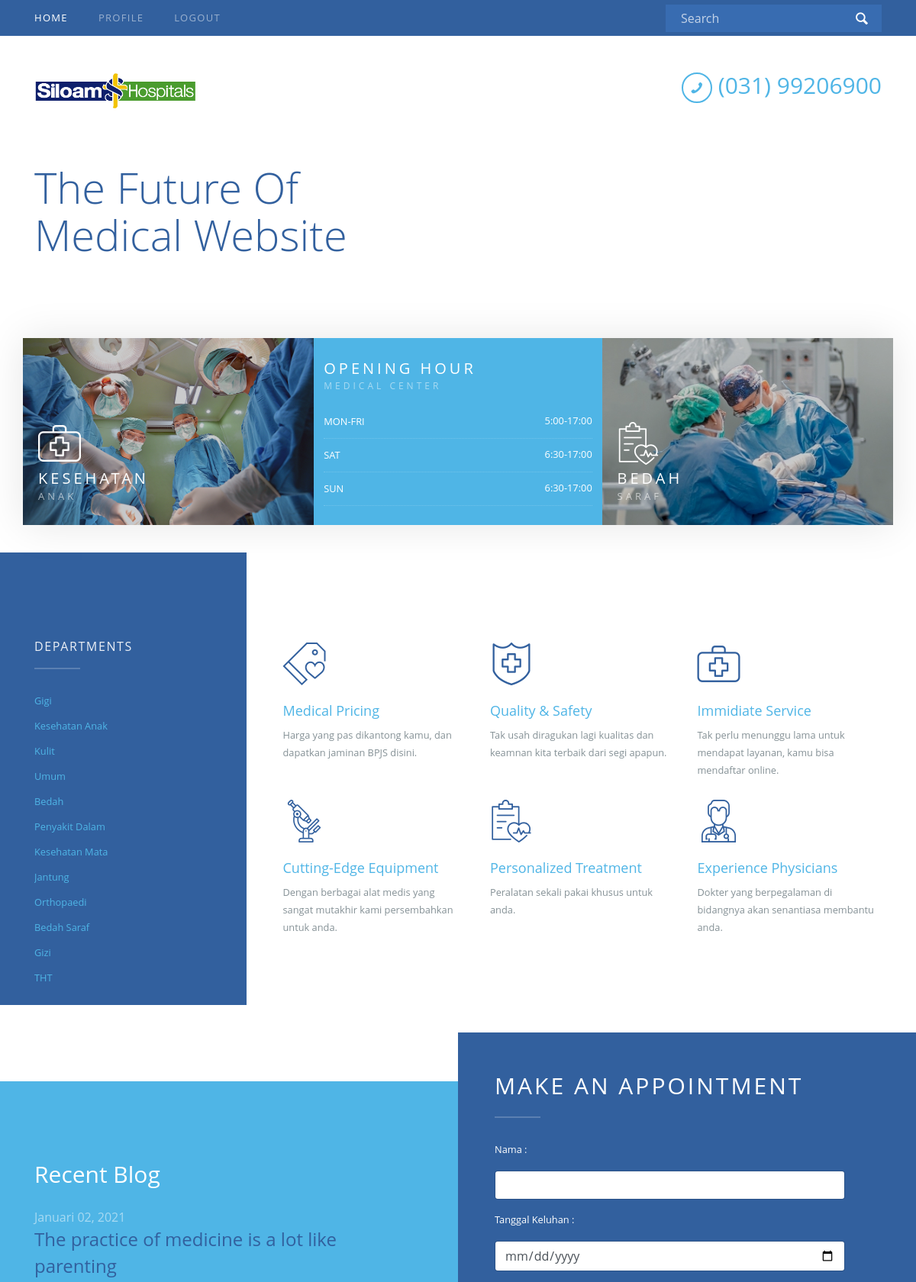
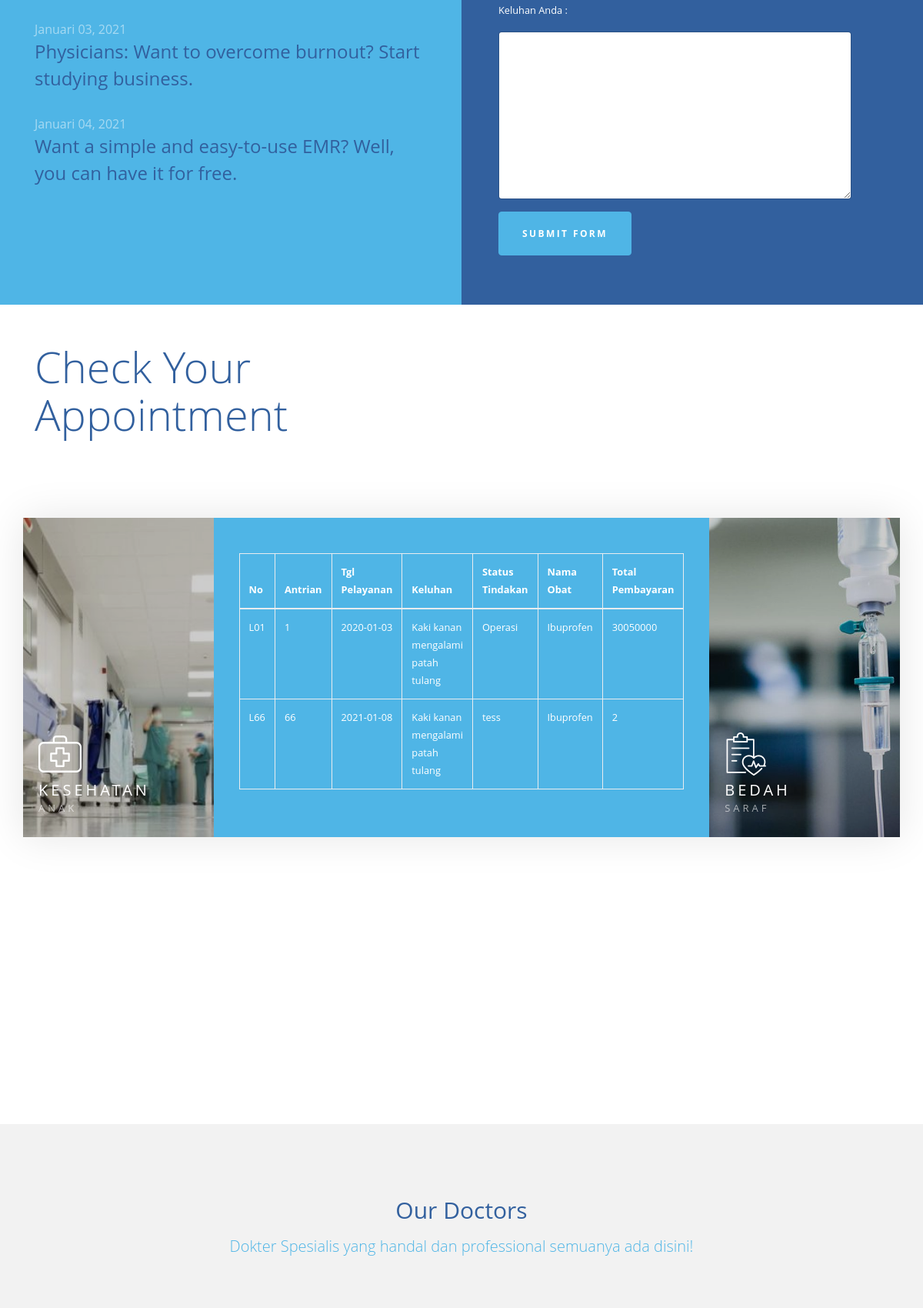
Page /home.php (signed in, upper part) on the committed database (2 pictures, top to bottom).
### tables this page shows
CREATE TABLE `pelayanan` (
  `no_pelayanan` varchar(5) NOT NULL,
  `no_antrian` int(11) NOT NULL,
  `tgl_pelayanan` date DEFAULT NULL,
  `keluhan` varchar(200) DEFAULT NULL,
  `status_tindakan` varchar(30) DEFAULT NULL,
  `total_pembayaran` int(11) DEFAULT NULL,
  `status_pembayaran` varchar(10) DEFAULT NULL,
  `id_petugas` varchar(5) DEFAULT NULL,
  `id_pasien` varchar(5) DEFAULT NULL,
  `id_dokter` varchar(5) DEFAULT NULL,
  `id_tindakan` varchar(5) DEFAULT NULL,
  `id_obat` varchar(5) DEFAULT NULL
);

CREATE TABLE `obat` (
  `id_obat` varchar(5) NOT NULL,
  `nama_obat` varchar(30) NOT NULL,
  `stok_obat` int(11) NOT NULL,
  `harga_obat_per_pcs` int(11) NOT NULL
);

### home.php (the view, shortened to what this page needs)
<!DOCTYPE html>
<html lang="en">
<head>
  <link rel="stylesheet" href="css/bootstrap.min.css">
  <link rel="stylesheet" href="css/open-iconic-bootstrap.min.css">
  <link rel="stylesheet" href="css/owl.carousel.min.css">
  <link rel="stylesheet" href="css/owl.theme.default.min.css">
  <link rel="stylesheet" href="css/icomoon.css">
  <link rel="stylesheet" href="css/flaticon.css">
  <link rel="stylesheet" href="css/animate.css">
  <link rel="stylesheet" href="css/bootstrap-datepicker.css">
  <link rel="stylesheet" href="css/style.css">
</head>
<body>
  <nav class="navbar navbar-expand-lg navbar-dark bg-dark probootstrap-navbar-dark">
    <div class="container">
      <div class="collapse navbar-collapse" id="probootstrap-nav">
        <ul class="navbar-nav mr-auto">
          <li class="nav-item active"><a href="index.html" class="nav-link pl-0">Home</a></li>
          <?php if (!empty($_SESSION['id_user'])) { ?>
            <li class="nav-item"><a href="profile.php" class="nav-link">Profile</a></li>
            <li class="nav-item"><a href="#" class="nav-link" data-toggle="modal" data-target="#logoutModal">Logout</a>
            </li>
          <?php } else { ?>
            <li class="nav-item"><a href="login.php" class="nav-link">Login</a></li>
          <?php } ?>
        </ul>
        <div class="ml-auto">
          <form action="#" method="get" class="probootstrap-search-form mb-sm-0 mb-3">
            <div class="form-group">
              <button class="icon submit"><span class="icon-magnifying-glass"></span></button>
              <input type="text" class="form-control" placeholder="Search">
            </div>
          </form>
        </div>
      </div>
    </div>
  </nav>
  <header role="banner" class="probootstrap-header py-5">
    <div class="container">
      <div class="row">
        <div class="col-md-3 mb-4">
          <a href="index.html" class="mr-auto"><img src="img/siloam.png" width="212" height="48" class="hires"></a>
        </div>
        <div class="col-md-9">
          <div class="float-md-right float-none">
            <div class="probootstrap-contact-phone d-flex align-items-top mb-3 float-left">
              <span class="icon mr-2"><i class="icon-phone"></i></span>
              <span class="probootstrap-text"> (031) 99206900 <small class="d-block">
            </div>
          </div>
        </div>
      </div>
    </div>
  </header>
  <section class="mb-5">
    <div class="container">
      <div class="row">
        <div class="col-md-6 mb-5">
          <h1 class="display-4">The Future Of Medical Website</h1>
        </div>
      </div>
    </div>
  </section>
  <section class="probootstrap-features-1" style="padding-bottom: 100px;">
    <div class="container">
      <div class="row">
        <div class="col-md probootstrap-feature-item" style="background-image: url(img/rs_anak.jpg);">
          <div class="probootstrap-feature-item-text">
            <span class="icon"><i class="flaticon-first-aid-kit display-4"></i></span>
            <h2>KESEHATAN<span>ANAK</span></h2>
          </div>
        </div>
        <div class="col-md probootstrap-opening">
          <h2 class="text-uppercase mb-3">Opening Hour <span>Medical Center</span></h2>
          <ul class="list-unstyled probootstrap-schedule">
            <li>Mon-Fri <span>5:00-17:00</span></li>
            <li>Sat <span>6:30-17:00</span></li>
            <li>Sun <span>6:30-17:00</span></li>
          </ul>
        </div>
        <div class="col-md probootstrap-feature-item" style="background-image: url(img/bedah.jpg);">
          <div class="probootstrap-feature-item-text">
            <span class="icon"><i class="flaticon-gym-control-of-exercises-with-a-list-on-a-clipboard-and-heart-beats display-4"></i></span>
            <h2>BEDAH <span>SARAF</span></h2>
          </div>
        </div>
      </div>
    </div>
  </section>
  <section class="probootstrap-services" style="padding-bottom: 100px;">
    <div class="container">
      <div class="row no-gutters">
        <div class="col-md-3 probootstrap-aside-stretch-left">
          <div class="mb-3">
            <h2 class="h6">Departments</h2>
            <ul class="list-unstyled probootstrap-light mb-4">
              <li><a href="#">Gigi</a></li>
              <li><a href="#">Kesehatan Anak</a></li>
              <li><a href="#">Kulit</a></li>
              <li><a href="#">Umum</a></li>
              <li><a href="#">Bedah</a></li>
              <li><a href="#">Penyakit Dalam</a></li>
              <li><a href="#">Kesehatan Mata</a></li>
              <li><a href="#">Jantung</a></li>
              <li><a href="#">Orthopaedi</a></li>
              <li><a href="#">Bedah Saraf</a></li>
              <li><a href="#">Gizi</a></li>
              <li><a href="#">THT</a></li>
            </ul>
          </div>
        </div>
        <div class="col-md-9 pl-md-5 pl-0">
          <div class="row mb-5">
            <div class="col-lg-4 col-md-6">
              <div class="media d-block mb-4 text-left probootstrap-media">
                <div class="probootstrap-icon mb-3"><span class="flaticon-price-tag display-4"></span></div>
                <div class="media-body">
                  <h3 class="h5 mt-0 text-secondary">Medical Pricing</h3>
                  <p>Harga yang pas dikantong kamu, dan dapatkan jaminan BPJS disini.</p>
                </div>
              </div>
            </div>
            <div class="col-lg-4 col-md-6">
              <div class="media d-block mb-4 text-left probootstrap-media">
                <div class="probootstrap-icon mb-3"><span class="flaticon-shield-with-cross display-4"></span></div>
                <div class="media-body">
                  <h3 class="h5 mt-0 text-secondary">Quality &amp; Safety</h3>
                  <p>Tak usah diragukan lagi kualitas dan keamnan kita terbaik dari segi apapun.</p>
                </div>
              </div>
            </div>
            <div class="col-lg-4 col-md-6">
              <div class="media d-block mb-4 text-left probootstrap-media">
                <div class="probootstrap-icon mb-3"><span class="flaticon-first-aid-kit display-4"></span></div>
                <div class="media-body">
                  <h3 class="h5 mt-0 text-secondary">Immidiate Service</h3>
                  <p>Tak perlu menunggu lama untuk mendapat layanan, kamu bisa mendaftar online.</p>
                </div>
              </div>
            </div>
            <div class="col-lg-4 col-md-6">
              <div class="media d-block mb-4 text-left probootstrap-media">
                <div class="probootstrap-icon mb-3"><span class="flaticon-microscope display-4"></span></div>
                <div class="media-body">
                  <h3 class="h5 mt-0 text-secondary">Cutting-Edge Equipment</h3>
                  <p>Dengan berbagai alat medis yang sangat mutakhir kami persembahkan untuk anda.</p>
                </div>
              </div>
            </div>
            <div class="col-lg-4 col-md-6">
              <div class="media d-block mb-4 text-left probootstrap-media">
                <div class="probootstrap-icon mb-3"><span class="flaticon-gym-control-of-exercises-with-a-list-on-a-clipboard-and-heart-beats display-4"></span></div>
                <div class="media-body">
                  <h3 class="h5 mt-0 text-secondary">Personalized Treatment</h3>
                  <p>Peralatan sekali pakai khusus untuk anda.</p>
                </div>
              </div>
            </div>
            <div class="col-lg-4 col-md-6">
              <div class="media d-block mb-4 text-left probootstrap-media">
                <div class="probootstrap-icon mb-3"><span class="flaticon-doctor display-4"></span></div>
                <div class="media-body">
                  <h3 class="h5 mt-0 text-secondary">Experience Physicians</h3>
                  <p>Dokter yang berpegalaman di bidangnya akan senantiasa membantu anda.</p>
                </div>
              </div>
            </div>
          </div>
        </div>
      </div>
    </div>
  </section>
  <section class="probootstrap-blog-appointment">
    <div class="container">
      <div class="row no-gutters">
        <div class="col-md-6 pr-md-5 pr-0 pt-md-5 pt-0 pb-md-5 pb-0">
          <h2 class="h1 mb-4 text-white">Recent Blog</h2>
          <ul class="probootstrap-blog-list list-unstyled">
            <li>
              <h2><span class="date">Januari 02, 2021</span><a href="#">The practice of medicine is a lot like parenting </a></h2>
            </li>
            <li>
              <h2><span class="date">Januari 03, 2021</span><a href="#">Physicians: Want to overcome burnout? Start studying business. </a></h2>
            </li>
            <li>
              <h2><span class="date">Januari 04, 2021</span><a href="#">Want a simple and easy-to-use EMR? Well, you can have it for free. </a></h2>
            </li>
          </ul>
        </div>
        <div class="col-md-6 p-md-5 p-3 probootstrap-aside-stretch-right">
          <h2 class="h1 text-white">Make an Appointment</h2>
          <form method="POST" action="prosesAppointment.php" class="probootstrap-form-appointment">
            <div class="form-group">
              <p style="color:white">Nama : </p>
              <input type="text" name="nama" class="form-control" placeholder="Your Name">
              <p style="color:white;padding-top:15px">Tanggal Keluhan : </p>
            </div>
            <div class="form-group">
              <input type="date" name="tanggal" class="form-control form-control-user" placeholder="Appointment Date">
            </div>
            <div class="form-group">
              <p style="color:white">Keluhan Anda : </p>
              <textarea name="keluhan" class="form-control" id="" cols="30" rows="10" placeholder="Write your message"></textarea>
            </div>
            <div class="form-group">
              <?php if (!empty($_SESSION['id_user'])) { ?>
                <input type="submit" value="Submit Form" class="btn btn-secondary">
              <?php } else { ?>
                <a href="login.php" value="Submit Form" class="btn btn-secondary">Submit Form</a>
              <?php } ?>
            </div>
          </form>
        </div>
      </div>
    </div>
  </section>
  <section class="mb-5" style="padding-top:50px">
    <div class="container">
      <div class="row">
        <div class="col-md-6 mb-5">
          <h1 class="display-4">Check Your Appointment</h1>
        </div>
      </div>
    </div>
  </section>
  <section class="probootstrap-features-1" style="padding-bottom: 100px;">
    <div class="container">
      <div class="row">
        <div class="col-md probootstrap-feature-item" style="background-image: url(img/ruang.jpg);">
          <div class="probootstrap-feature-item-text">
            <span class="icon"><i class="flaticon-first-aid-kit display-4"></i></span>
            <h2>KESEHATAN<span>ANAK</span></h2>
          </div>
        </div>
        <div class="col-md probootstrap-opening">
          <?php
          $link = mysqli_connect("localhost", "root", "", "klinik_kesehatan");
          $id_pasien = $_SESSION['id_user'];
          $sql = "SELECT p.no_pelayanan as no_pelayanan, p.no_antrian as no_antrian, p.tgl_pelayanan as tgl_pelayanan, p.keluhan as keluhan, p.status_tindakan as status_tindakan, p.total_pembayaran as total_pembayaran, o.nama_obat FROM pelayanan as p JOIN obat as o ON p.id_obat = o.id_obat WHERE p.id_pasien = '$id_pasien'";
          if ($result = mysqli_query($link, $sql)) {
            if (mysqli_num_rows($result) > 0) {
          ?>
              <div class="card-body">
                <div class="table-responsive">
                  <table class="table table-bordered" id="dataTable" width="100%" cellspacing="0" style="color:white">
                    <thead>
                      <tr>
                        <th>No</th>
                        <th>Antrian</th>
                        <th>Tgl Pelayanan</th>
                        <th>Keluhan</th>
                        <th>Status Tindakan</th>
                        <th>Nama Obat</th>
                        <th>Total Pembayaran</th>
                      </tr>
                    </thead>
                    <tbody>
                      <tr>
                        <?php
                        while ($row = mysqli_fetch_array($result)) {
                        ?>
                          <td><?php
                              echo  $row['no_pelayanan'];
                              ?>
                          </td>
                          <td><?php
                              echo $row['no_antrian'];
                              ?>
                          </td>
                          <td><?php
                              echo $row['tgl_pelayanan'];
                              ?>
                          </td>
                          <td><?php
                              echo $row['keluhan'];
                              ?>
                          </td>
                          <td><?php
                              echo $row['status_tindakan'];
                              ?>
                          </td>
                          <td><?php
                              echo $row['nama_obat'];
                              ?>
                          </td>
                          <td><?php
                              echo $row['total_pembayaran'];
                              ?>
                          </td>
                      </tr>
                <?php
                        }
                      } else {
                        echo "No records matching your query were found.";
                      }
                    } else {
                      echo "ERROR: Could not able to execute $sql. " . mysqli_error($link);
                    }
                ?>
                    </tbody>
                  </table>
                </div>
              </div>
        </div>
        <div class="col-md probootstrap-feature-item" style="background-image: url(img/infus.jpg);">
          <div class="probootstrap-feature-item-text">
            <span class="icon"><i class="flaticon-gym-control-of-exercises-with-a-list-on-a-clipboard-and-heart-beats display-4"></i></span>
            <h2>BEDAH <span>SARAF</span></h2>
          </div>
        </div>
      </div>
    </div>
  </section>
  <section class="probootstrap-section" id="section-counter">
    <div class="container">
      <div class="row">
      </div>
    </div>
  </section>
  <section class="probootstrap-section bg-light">
    <div class="container">
      <div class="row mb-5">
        <div class="col-md-12 text-center">
          <h2 class="h1">Our Doctors</h2>
          <p class="lead text-secondary">Dokter Spesialis yang handal dan professional semuanya ada disini!</p>
        </div>
      </div>
      <br>
      <br>
    </div>
  </section>
</body>
</html>

### css/icomoon.css (style rules this page uses)
[class^="icon-"], [class*=" icon-"] { font-family: 'icomoon' !important; speak: none; font-style: normal; font-weight: normal; font-variant: normal; text-transform: none; line-height: 1; -webkit-font-smoothing: antialiased; -moz-osx-font-smoothing: grayscale; }
.icon-magnifying-glass:before { content: "\e9da"; }
.icon-phone:before { content: "\e9f6"; }

### rows in the picture
pelayanan: no_pelayanan "L01", no_antrian "1", tgl_pelayanan "2020-01-03", keluhan "Kaki kanan mengalami patah tulang", status_tindakan "Operasi", id_obat.nama_obat "Ibuprofen", total_pembayaran "30050000"
pelayanan: no_pelayanan "L66", no_antrian "66", tgl_pelayanan "2021-01-08", keluhan "Kaki kanan mengalami patah tulang", status_tindakan "tess", id_obat.nama_obat "Ibuprofen", total_pembayaran "2"
